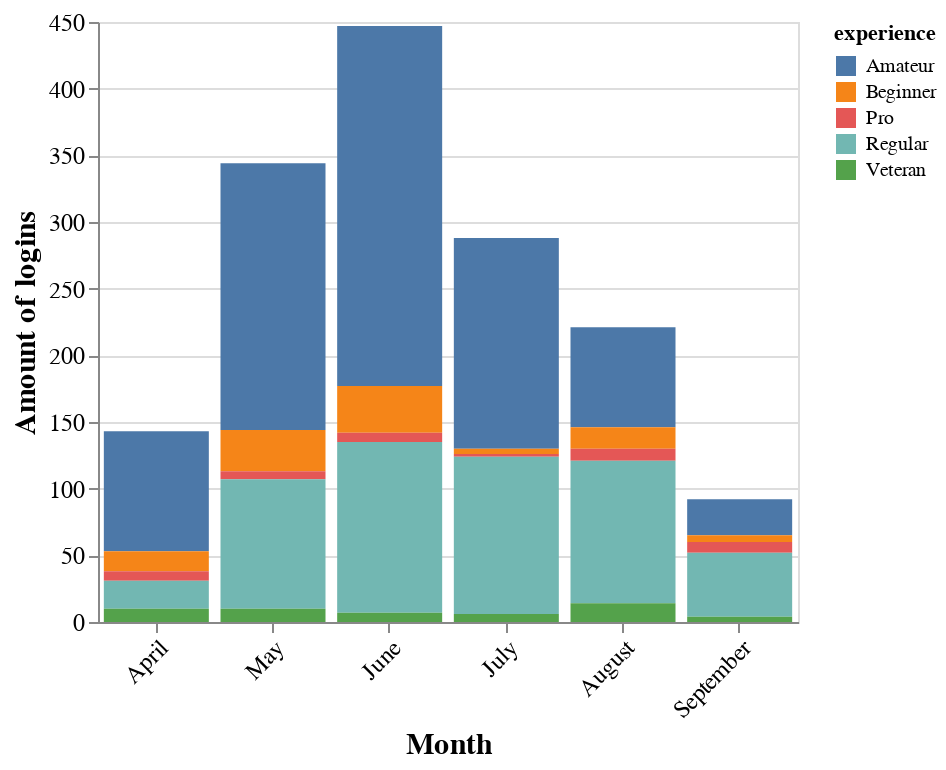

Write notebook code for a chart like this one.
### Code cell
logins_month_plot

### Figure 1 — Vega-Lite specification as saved in the notebook (floating-point values rounded to 4 significant figures)
{"config": {"view": {"continuousWidth": 300, "continuousHeight": 300}, "axis": {"labelFontSize": 12, "titleFontSize": 15}}, "data": {"name": "data-fed147218f9af7df5f3c99a48c6e31f7"}, "mark": {"type": "bar"}, "encoding": {"color": {"field": "experience", "type": "nominal"}, "x": {"axis": {"labelAngle": -45}, "field": "start_month", "sort": ["January", "February", "March", "April", "May", "June", "July", "August", "September", "October", "November", "December"], "title": "Month", "type": "nominal"}, "y": {"field": "num_logins_month", "title": "Amount of logins", "type": "quantitative"}}, "width": 350, "$schema": "https://vega.github.io/schema/vega-lite/v5.20.1.json", "datasets": {"data-fed147218f9af7df5f3c99a48c6e31f7": [{"start_month": "April", "experience": "Amateur", "num_logins_month": 90}, {"start_month": "April", "experience": "Beginner", "num_logins_month": 15}, {"start_month": "April", "experience": "Pro", "num_logins_month": 7}, {"start_month": "April", "experience": "Regular", "num_logins_month": 21}, {"start_month": "April", "experience": "Veteran", "num_logins_month": 10}, {"start_month": "May", "experience": "Amateur", "num_logins_month": 200}, {"start_month": "May", "experience": "Beginner", "num_logins_month": 31}, {"start_month": "May", "experience": "Pro", "num_logins_month": 6}, {"start_month": "May", "experience": "Regular", "num_logins_month": 97}, {"start_month": "May", "experience": "Veteran", "num_logins_month": 10}, {"start_month": "June", "experience": "Amateur", "num_logins_month": 270}, {"start_month": "June", "experience": "Beginner", "num_logins_month": 35}, {"start_month": "June", "experience": "Pro", "num_logins_month": 7}, {"start_month": "June", "experience": "Regular", "num_logins_month": 128}, {"start_month": "June", "experience": "Veteran", "num_logins_month": 7}, {"start_month": "July", "experience": "Amateur", "num_logins_month": 158}, {"start_month": "July", "experience": "Beginner", "num_logins_month": 4}, {"start_month": "July", "experience": "Pro", "num_logins_month": 2}, {"start_month": "July", "experience": "Regular", "num_logins_month": 118}, {"start_month": "July", "experience": "Veteran", "num_logins_month": 6}, {"start_month": "August", "experience": "Amateur", "num_logins_month": 75}, {"start_month": "August", "experience": "Beginner", "num_logins_month": 16}, {"start_month": "August", "experience": "Pro", "num_logins_month": 9}, {"start_month": "August", "experience": "Regular", "num_logins_month": 107}, {"start_month": "August", "experience": "Veteran", "num_logins_month": 14}, {"start_month": "September", "experience": "Amateur", "num_logins_month": 27}, {"start_month": "September", "experience": "Beginner", "num_logins_month": 5}, {"start_month": "September", "experience": "Pro", "num_logins_month": 8}, {"start_month": "September", "experience": "Regular", "num_logins_month": 48}, {"start_month": "September", "experience": "Veteran", "num_logins_month": 4}]}}
